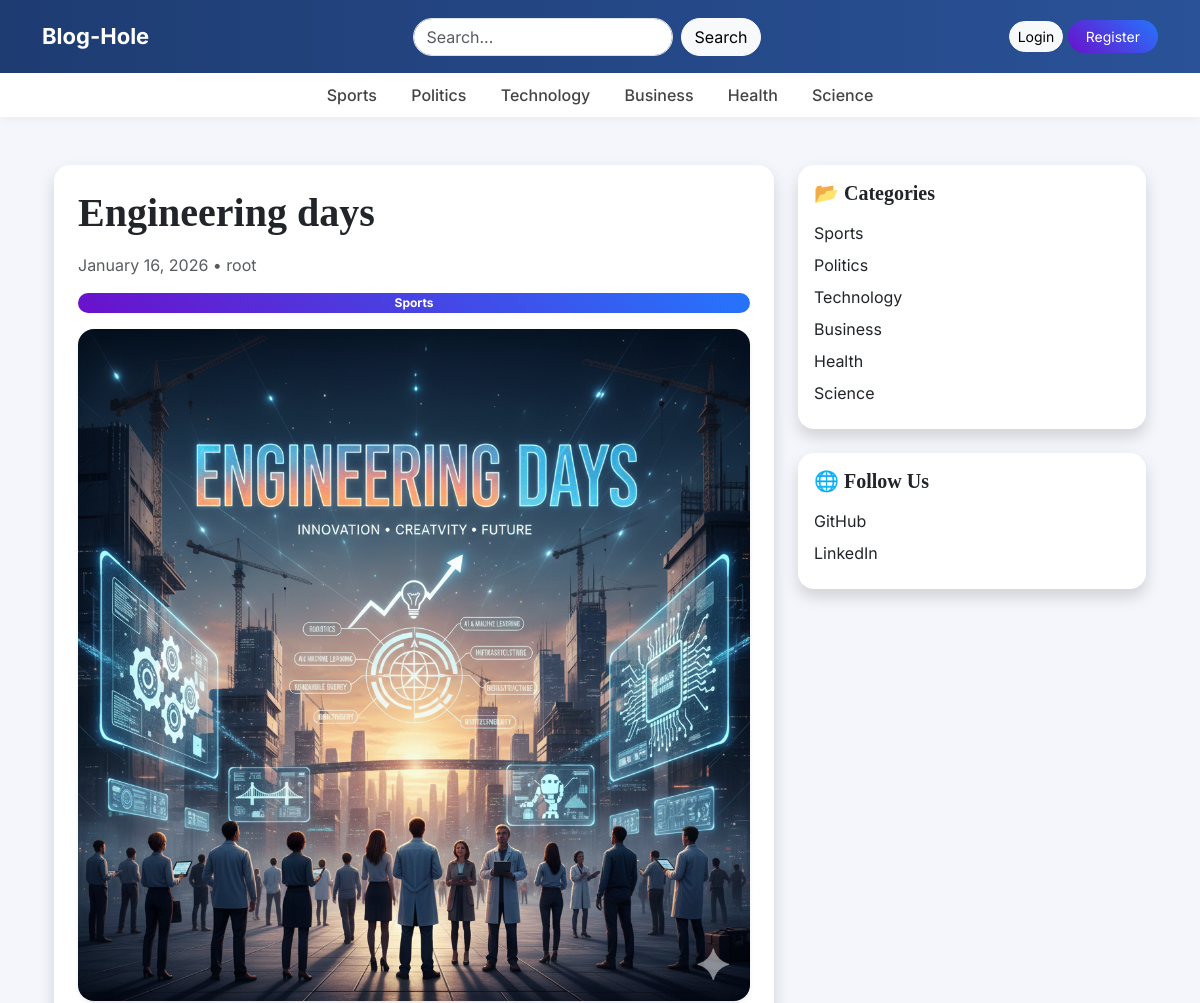
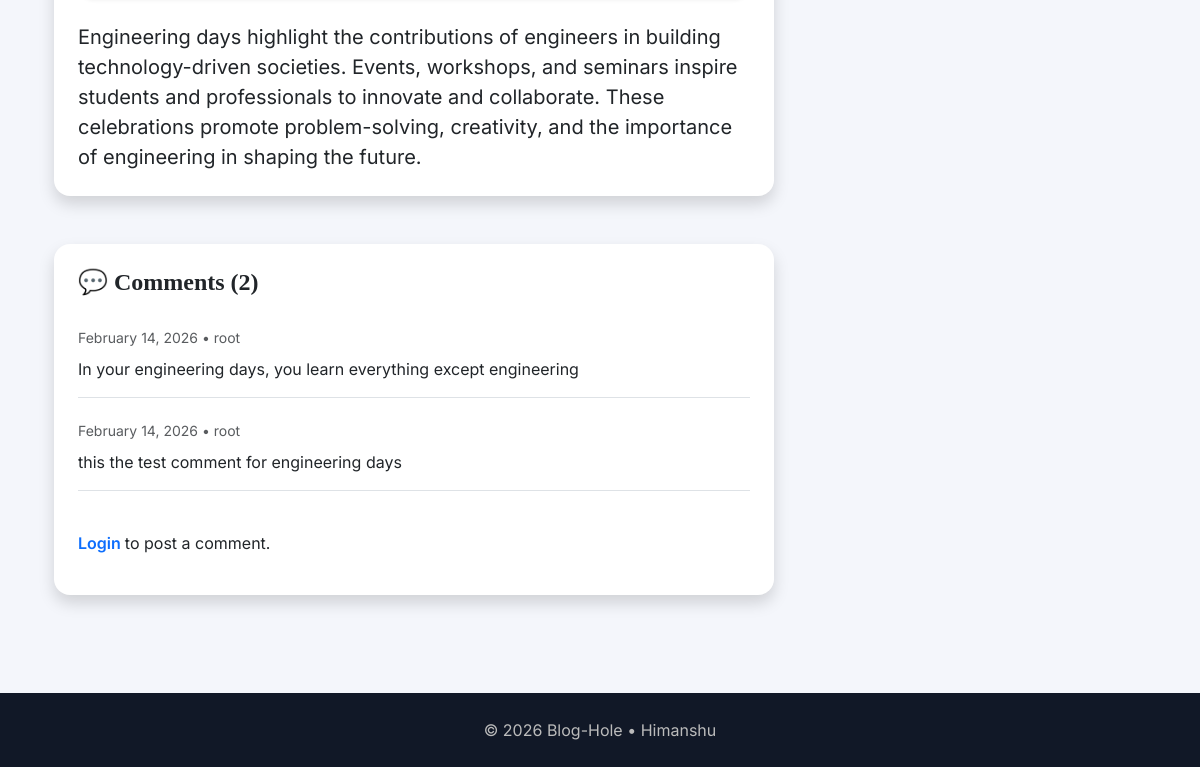
Page /blogs/engineering-days/ on the committed database (2 pictures, top to bottom).
### blogs/models.py (models this page shows, shortened)
class Category(models.Model):
    category_name = models.CharField(max_length=100, unique=True)
    created_at = models.DateTimeField(auto_now_add=True)
    updated_at = models.DateTimeField(auto_now=True)
    class Meta:
        verbose_name_plural = "Categories"
    def __str__(self):
        return self.category_name

class Blog(models.Model):
    title = models.CharField(max_length=200)
    slug = models.SlugField(max_length=200, unique=True)
    author = models.ForeignKey(User, on_delete=models.CASCADE)
    featured_image = models.ImageField(upload_to='uploads/%Y/%m/%d')
    short_description = models.CharField(max_length=300)
    blog_body = models.TextField(max_length=5000)
    status = models.CharField(max_length=20, choices=(("Draft", "Draft"), ("Published", "Published")), default="Draft")
    is_featured = models.BooleanField(default=False)
    category = models.ForeignKey(Category, on_delete=models.CASCADE, related_name='blogs')
    created_at = models.DateTimeField(auto_now_add=True)
    updated_at = models.DateTimeField(auto_now=True)

class Comment(models.Model):
    user = models.ForeignKey(User, on_delete=models.CASCADE)
    blog = models.ForeignKey(Blog, on_delete=models.CASCADE, related_name='comments')
    comment = models.TextField(max_length=1000)
    created_at = models.DateTimeField(auto_now_add=True)
    updated_at = models.DateTimeField(auto_now=True)

### about_us/models.py (models this page shows, shortened)
class SocialLink(models.Model):
    plateform = models.CharField(max_length=100)
    link = models.URLField(max_length=200)
    created_at = models.DateTimeField(auto_now_add=True)
    updated_at = models.DateTimeField(auto_now=True)

### blogs/views.py (the view, shortened to what this page needs)
# urls.py: path('blogs/<slug:slug>/', BlogsView.blogs, name='blogs'),
def blogs(request, slug):
    single_blog = get_object_or_404(Blog, slug=slug, status='Published')
    comments = Comment.objects.filter(blog=single_blog)
    comment_count = comments.count()
    context = {
        'single_blog': single_blog,
        'comments': comments,
        'comment_count': comment_count,
    }
    return render(request, 'blogs.html', context)

### blogs/context_processors.py (called while the page is built)
def get_categories(request):
    categories = Category.objects.all()
    return dict(categories=categories)

def get_social_links(request):
    social_links = SocialLink.objects.all()
    return dict(social_links=social_links)

### templates/blogs.html (shortened to what this page needs)
{% extends 'base.html' %}
{% block content %}
<div class="container">
    <div class="row">
        <div class="col-lg-8">
            <article class="card border-0 shadow rounded-4 p-4 mb-5">
                <h1 class="fw-bold mb-3">{{ single_blog.title }}</h1>
                <div class="text-muted mb-3">
                    {{ single_blog.created_at|date:"F d, Y" }} • {{ single_blog.author }}
                </div>
                <span class="badge rounded-pill mb-3"
                      style="background: linear-gradient(45deg,#6a11cb,#2575fc);">
                    {{ single_blog.category }}
                </span>
                <img class="img-fluid rounded-4 shadow-sm mb-4"
                     src="{{ single_blog.featured_image.url }}"
                     alt="">
                <div class="fs-5">
                    {{ single_blog.blog_body }}
                </div>
            </article>
            <div class="card border-0 shadow rounded-4 p-4 mb-5">
                <h4 class="fw-bold mb-4">
                    💬 Comments ({{ comment_count }})
                </h4>
                {% if comments %}
                    {% for comment in comments %}
                        <div class="border-bottom pb-3 mb-3">
                            <small class="text-muted">
                                {{ comment.created_at|date:"F d, Y" }} • {{ comment.user }}
                            </small>
                            <p class="mt-2 mb-0">{{ comment.comment }}</p>
                        </div>
                    {% endfor %}
                {% else %}
                    <p class="text-muted">No comments yet. Be the first to comment!</p>
                {% endif %}
                <div class="mt-4">
                    {% if user.is_authenticated %}
                        <form method="post">
                            {% csrf_token %}
                            <label class="fw-semibold mb-2">Add a comment</label>
                            <textarea class="form-control rounded-4"
                                      name="comment"
                                      rows="3"
                                      required></textarea>
                            <button type="submit"
                                    class="btn btn-gradient mt-3">
                                Submit Comment
                            </button>
                        </form>
                    {% else %}
                        <p>
                            <a href="{% url 'login' %}" class="text-decoration-none fw-semibold">
                                Login
                            </a> to post a comment.
                        </p>
                    {% endif %}
                </div>
            </div>
        </div>
        <div class="col-lg-4">
            <div class="card border-0 shadow rounded-4 mb-4">
                <div class="card-body">
                    <h5 class="fw-bold mb-3">📂 Categories</h5>
                    <ul class="list-unstyled mb-0">
                        {% for cat in categories %}
                            <li class="mb-2">
                                <a href="{% url 'posts_by_category' cat.id %}"
                                   class="text-decoration-none text-dark">
                                    {{ cat.category_name }}
                                </a>
                            </li>
                        {% endfor %}
                    </ul>
                </div>
            </div>
            {% if social_links %}
            <div class="card border-0 shadow rounded-4">
                <div class="card-body">
                    <h5 class="fw-bold mb-3">🌐 Follow Us</h5>
                    <ul class="list-unstyled mb-0">
                        {% for link in social_links %}
                            <li class="mb-2">
                                <a href="{{ link.link }}"
                                   class="text-decoration-none text-dark">
                                    {{ link.plateform }}
                                </a>
                            </li>
                        {% endfor %}
                    </ul>
                </div>
            </div>
            {% endif %}
        </div>
    </div>
</div>
{% endblock %}

### templates/base.html (shortened to what this page needs)
{% load static %}
<!DOCTYPE html>
<html lang="en">
<head>
    <link href="https://cdn.jsdelivr.net/npm/bootstrap@5.3.2/dist/css/bootstrap.min.css" rel="stylesheet">
    <link href="{% static 'css/blog.css' %}" rel="stylesheet">
</head>
<body>
<nav class="navbar navbar-expand-lg custom-navbar">
  <div class="container">
    <a class="navbar-brand" href="/">Blog-Hole</a>
    <form class="d-flex mx-auto" action="{% url 'search' %}" method="GET">
        <input class="form-control me-2 rounded-pill"
               type="text"
               name="keyword"
               value="{{ keyword }}"
               placeholder="Search...">
        <button class="btn btn-light rounded-pill" type="submit">Search</button>
    </form>
    <div>
        {% if not user.is_authenticated %}
            <a href="{% url 'login' %}" class="btn btn-light btn-sm rounded-pill">Login</a>
            <a href="{% url 'register' %}" class="btn btn-gradient btn-sm">Register</a>
        {% else %}
            <a href="{% url 'dashboard' %}" class="btn btn-light btn-sm rounded-pill">Dashboard</a>
            <a href="{% url 'logout' %}" class="btn btn-danger btn-sm rounded-pill">Logout</a>
        {% endif %}
    </div>
  </div>
</nav>
<div class="category-bar text-center">
    {% for cat in categories %}
        <a href="{% url 'posts_by_category' cat.id %}">
            {{ cat.category_name }}
        </a>
    {% endfor %}
</div>
<div class="container mt-5">
{% block content %}
{% endblock %}
</div>
<footer>
    © 2026 Blog-Hole • Himanshu
</footer>
</body>
</html>

### blog_main/static/css/blog.css (style rules this page uses)
h1, h2, h3, h4, h5, h6 { font-family: "Playfair Display", Georgia, "Times New Roman", serif; }

### templates/base.html (style rules this page uses)
body { font-family: 'Inter', sans-serif; background: #f4f6fb; }
.custom-navbar { background: linear-gradient(90deg, #1e3c72, #2a5298); padding: 15px 0; }
.navbar-brand { font-weight: 700; color: white !important; font-size: 22px; }
.btn-gradient { background: linear-gradient(45deg, #6a11cb, #2575fc); color: white; border: none; border-radius: 25px; padding: 6px 18px; }
.category-bar { background: white; box-shadow: 0 2px 10px rgba(0,0,0,0.05); padding: 10px 0; }
.category-bar a { color: #444; margin: 0 15px; font-weight: 500; text-decoration: none; }
footer { margin-top: 50px; background: #111827; color: #bbb; padding: 25px 0; text-align: center; }

### rows in the picture
Category: category_name "Sports"
Category: category_name "Politics"
Category: category_name "Technology"
Category: category_name "Business"
Category: category_name "Health"
Category: category_name "Science"
Blog: title "Engineering days", created_at "January 16, 2026", author "root", category "Sports", featured_image (picture), blog_body "Engineering days highlight the contributions of engineers in building technology-driven societies. Events, workshops, and seminars inspire students and professionals to innovate and collaborate. These celebrations promote problem-solving, creativity, and the importance of engineering in shaping the future."
Comment: created_at "February 14, 2026", user "root", comment "In your engineering days, you learn everything except engineering"
Comment: created_at "February 14, 2026", user "root", comment "this the test comment for engineering days"
SocialLink: plateform "GitHub"
SocialLink: plateform "LinkedIn"

### other values in the picture
{{ comment_count }} "2"
